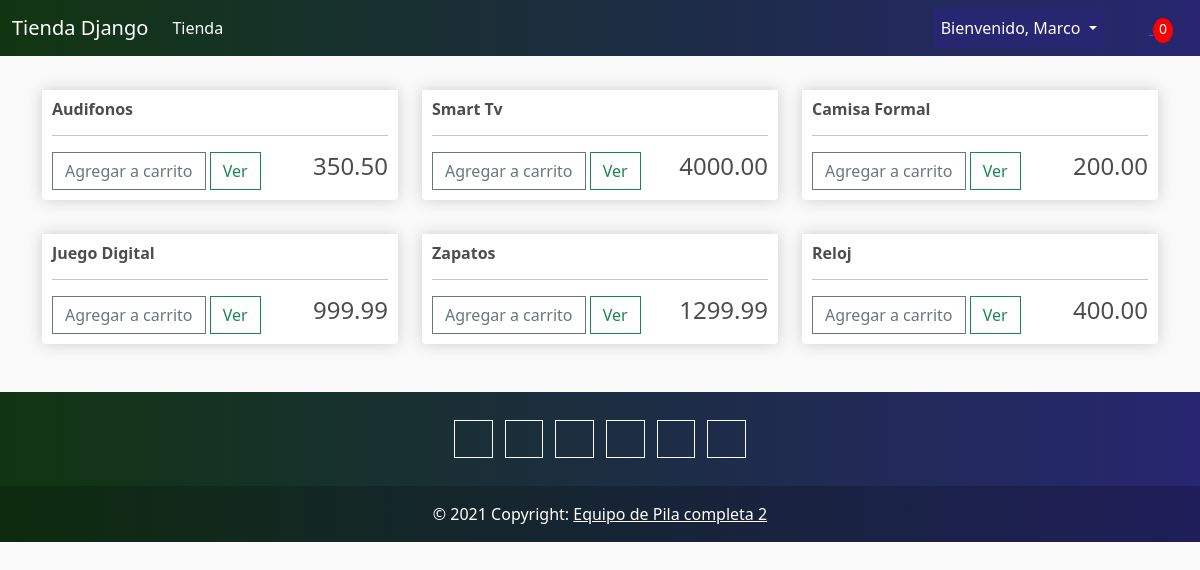
The app's page / (signed in) with its own data.
### tienda/models.py (models this page shows, shortened)
class Cliente(models.Model):
    usuario = models.OneToOneField(User, on_delete=models.CASCADE, null=True, blank=True)
    nombre = models.CharField(max_length=200,null=True)
    email = models.CharField(max_length=200,null=True)
    def __str__(self):
        return self.nombre

class Producto(models.Model):
    nombre = models.CharField(max_length=200, null=True)
    precio = models.FloatField()
    digital = models.BooleanField(default=False, null=True, blank=False)
    imagen = models.ImageField(null=True, blank=True)
    @property
    def imagenURL(self):
        try:
            url = self.imagen.url
        except:
            url = 'images/placeholder.png'
        return url

### tienda/views.py (the view)
# urls.py: path('', include('tienda.urls'))
def tienda(request):
    if request.user.is_authenticated:
        cliente = request.user.cliente
        pedido, creado = Pedido.objects.get_or_create(cliente=cliente, completado=False)
        articulos = pedido.pedirarticulo_set.all()
        articulosCarrito = pedido.get_articulos_carrito
    else:
        articulos = []
        pedido = {'get_total_carrito':0, 'get_articulos_carrito':0, 'envio':False}
        articulosCarrito = pedido['get_articulos_carrito']
    productos = Producto.objects.all
    context = {
        'productos' : productos,
        'articulosCarrito' : articulosCarrito
    }
    return render(request, 'tienda/tienda.html', context)

### tienda/models.py (called while the page is built)
    @property
    def get_articulos_carrito(self):
        articulospedido = self.pedirarticulo_set.all()
        total = sum([articulo.cantidad for articulo in articulospedido])
        return total

### tienda/templates/tienda/tienda.html (shortened to what this page needs)
{% extends 'tienda/main.html' %}
{% load static %}
{% block content %}
    <div class="row">
        {% for producto in productos %}
            <div class="col-lg-4">
                <div class="box-element product ">
                    <h6><strong>{{producto.nombre}}</strong></h6>
                    <hr>
                    <button data-producto="{{producto.id}}" data-action="add"
                    class="btn btn-outline-secondary add-btn update-cart">
                        Agregar a carrito
                    </button>
                    <a href="#" class="btn btn-outline-success">Ver</a>
                    <h4 style="display:inline-block;float:right;">
                        {{ producto.precio|floatformat:2}}
                    </h4>
                </div>
            </div>
        {% endfor %}
    </div>
{% endblock content %}

### tienda/templates/tienda/main.html (shortened to what this page needs)
<!DOCTYPE html>
{% load static %}
<html lang="en">
<head>
    <link href="https://cdn.jsdelivr.net/npm/bootstrap@5.1.3/dist/css/bootstrap.min.css" rel="stylesheet">
    <link rel="stylesheet" href="{%static 'fontawesome-free-5.15.4-web/css/all.css'%}">
    <link rel="stylesheet" type="text/css" href="{% static 'css/main.css' %}">
</head>
<body>
    <nav class="navbar navbar-expand-lg navbar-dark bg-dark">
        <div class="container-fluid">
          <a class="navbar-brand" href="{%url 'tienda' %}">Tienda Django</a>
          <div class="collapse navbar-collapse" id="navbarSupportedContent">
            <ul class="navbar-nav me-auto mb-2 mb-lg-0">
              <li class="nav-item">
                <a class="nav-link active" aria-current="page" href="{% url 'tienda'%}">Tienda</a>
              </li>
            </ul>
            <div class=" my-2 my-lg-0" style="display:inline-block;margin-right:15px">
              {% if request.user.is_authenticated %}
                  <ul class="navbar-nav"style="display:inline-block;">
                    <li class="nav-item dropdown">
                      <a class="nav-link dropdown-toggle usuario" href="#" id="navbarDarkDropdownMenuLink" role="button" data-bs-toggle="dropdown" aria-expanded="false">
                        Bienvenido, {{request.user.cliente}}
                      </a>
                    </li>
                  </ul>
              {% else %}
                <a href="{% url 'inicio_sesion' %}" class="btn btn-warning">Iniciar Sesion</a>
              {% endif %}
                <a href="{% url 'carrito' %}">
                  <p id="cart-total" style="display:inline-block;">{{articulosCarrito}}</p>
                </a>
            </div>
          </div>
        </div>
      </nav>
    <div class="container">
        {% block content %}
        {% endblock content %}
    </div>
    <div class=" mt-5">
      <footer class="bg-dark text-center text-white">
      <div class="container p-4 pb-0">
        <section class="mb-4">
          <a class="btn btn-outline-light btn-floating m-1" href="#!" role="button"
            ><i class="fab fa-facebook-f"></i
          ></a>
          <a class="btn btn-outline-light btn-floating m-1" href="#!" role="button"
            ><i class="fab fa-twitter"></i
          ></a>
          <a class="btn btn-outline-light btn-floating m-1" href="#!" role="button"
            ><i class="fab fa-google"></i
          ></a>
          <a class="btn btn-outline-light btn-floating m-1" href="#!" role="button"
            ><i class="fab fa-instagram"></i
          ></a>
          <a class="btn btn-outline-light btn-floating m-1" href="#!" role="button"
            ><i class="fab fa-linkedin-in"></i
          ></a>
          <a class="btn btn-outline-light btn-floating m-1" href="#!" role="button"
            ><i class="fab fa-github"></i
          ></a>
        </section>
      </div>
      <div class="text-center p-3" style="background-color: rgba(0, 0, 0, 0.2);">
        © 2021 Copyright:
        <a class="text-white" href="#">Equipo de Pila completa 2</a>
      </div>
    </footer>
    </div>
</body>
</html>

### static/css/main.css (style rules this page uses)
body { background-color: hsl(0, 0%, 98%); }
h1,h2,h3,h4,h5,h6 { color:hsl(0, 0%, 30%); }
.box-element { box-shadow:hsl(0, 0%, 80%) 0 0 16px; background-color: #fff; border-radius: 4px; padding: 10px; }
.product { border-radius: 0 0 4px 4px; }
.bg-dark { background-color: 0; background-image: linear-gradient(to right,#113511,#272670); }
a.usuario { color:white!important; background-color: #272670; text-decoration: none!important; }
#cart-total { display: block; text-align: center; color:#fff; background-color: red; width: 20px; height: 25px; border-radius: 50%; font-size: 14px; padding: 0%; margin: 0%; }
.col-lg-4, .col-lg-6, .col-lg-8, .col-lg-12 { margin-top: 10px; }
.btn { border-radius: 0; }

### records on screen
Producto: nombre "Audifonos", precio "350.50"
Producto: nombre "Smart Tv", precio "4000.00"
Producto: nombre "Camisa Formal", precio "200.00"
Producto: nombre "Juego Digital", precio "999.99"
Producto: nombre "Zapatos", precio "1299.99"
Producto: nombre "Reloj", precio "400.00"

### other values on screen
{{ request.user.cliente }} "Marco"
{{ articulosCarrito }} "0"
